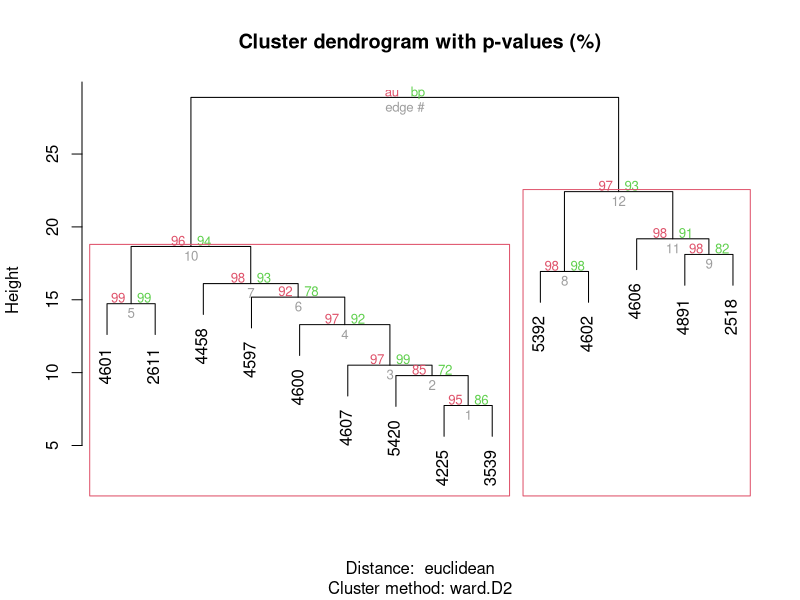
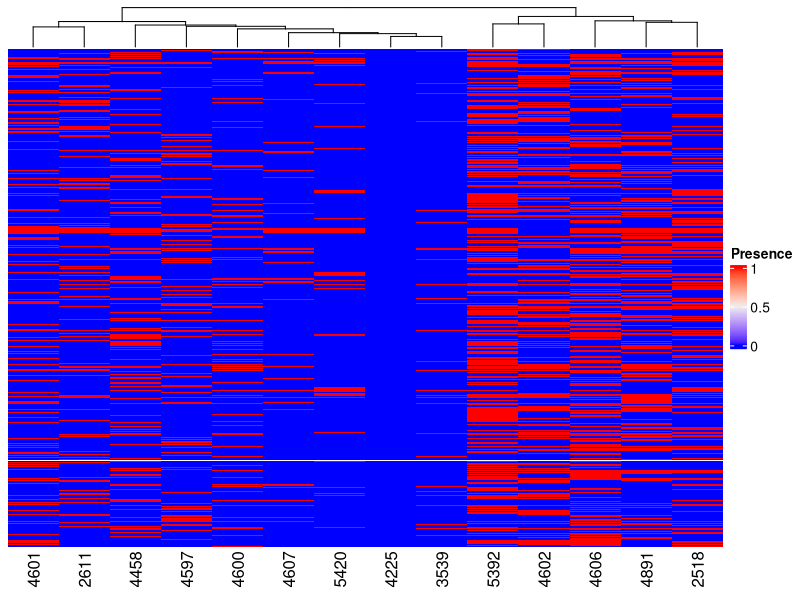

These charts were generated, in order, by the following R code:
setwd('../data')
library(pvclust)
library(ape)
library(circlize)
library(ComplexHeatmap)

### read in the file
da <- read.csv('gds.gene.mat.csv',row.names = 1)
da <- da[,colSums(da) < 0.8*nrow(da)]

# Ward Hierarchical Clustering with Bootstrapped p values

fit <- pvclust(t(da), method.hclust="ward.D2",nboot=1000,
               method.dist="euclidean")
pdf('hcluster.pdf',height = 4.3, width = 5.8)
plot(fit) # dendogram with p values
# add rectangles around groups highly supported by the data
pvrect(fit, alpha=.95)
dev.off()


### Output a tree file
hc <- fit$hclust
class(hc) # must be hclust class
my_tree <- as.phylo(hc) 
write.tree(phy=my_tree, file="tree.newick.txt")

### Generate a membership of the cluster
clu <- pvpick(fit)$cluster
names(clu) <- paste0('cluster',seq(1:length(clu)),"_")
uclu <- unlist(clu)
names(uclu) <- gsub('_[0-9]*$','',names(uclu))

memb <- data.frame(cluster=names(uclu),gdsid = uclu)
write.csv(memb,
          'memb.csv',row.names = F)

#### output heatmap 
type <- rep("Not in a Cluster",nrow(da))
type[match(memb$gdsid,rownames(da))] <- as.character(memb$cluster[match(memb$gdsid,rownames(da))])
type <- as.factor(type)

pdf('heatmap.pdf',height = 4.3, width = 5.8)
Heatmap(t(da), cluster_columns = hc, cluster_rows = F,
        show_row_names = FALSE,
        heatmap_legend_param = list(title = "Presence"))
dev.off()
